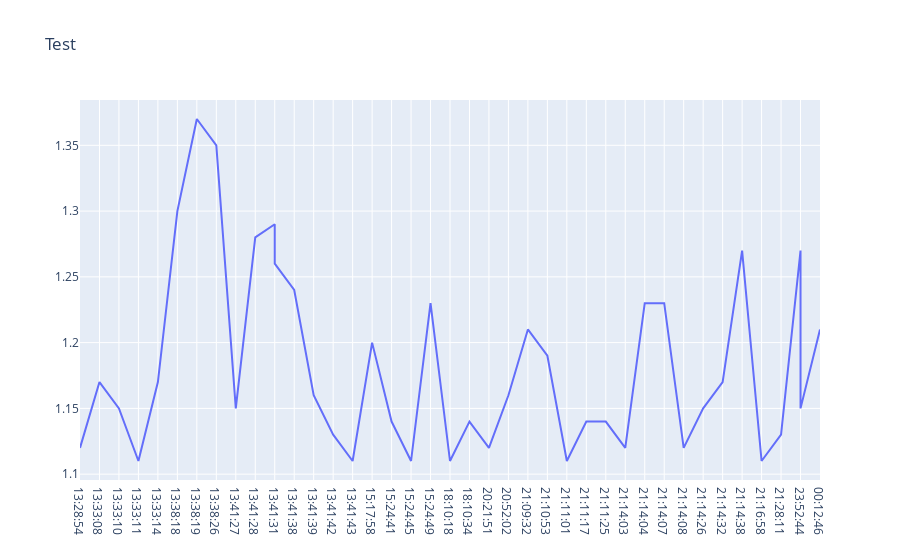

The notebook cell this image was saved under:
### Markdown cell above
### Normal graph on given date

### Code cell
x = pd.DataFrame(days['16-05-2020'])['Time']
y = pd.DataFrame(days['16-05-2020'])['G-Force']

layout = go.Layout(
    title = 'Test'
)

fig = go.Figure(layout=layout)

fig.add_trace(go.Scatter(x=x, y=y, mode='lines', name='G-Force'))

### Figure 1 — Plotly figure (JSON) as saved in the notebook; plotly's stock layout.template omitted (floating-point values rounded to 4 significant figures)
{"data": [{"mode": "lines", "name": "G-Force", "type": "scatter", "x": ["13:28:54", "13:33:08", "13:33:10", "13:33:11", "13:33:14", "13:38:18", "13:38:19", "13:38:26", "13:41:27", "13:41:28", "13:41:31", "13:41:31", "13:41:38", "13:41:39", "13:41:42", "13:41:43", "15:17:58", "15:24:41", "15:24:45", "15:24:49", "18:10:18", "18:10:34", "20:21:51", "20:52:02", "21:09:32", "21:10:53", "21:11:01", "21:11:17", "21:11:25", "21:14:03", "21:14:04", "21:14:07", "21:14:08", "21:14:26", "21:14:32", "21:14:38", "21:16:58", "21:28:11", "23:52:44", "23:52:44", "00:12:46"], "y": [1.12, 1.17, 1.15, 1.11, 1.17, 1.3, 1.37, 1.35, 1.15, 1.28, 1.29, 1.26, 1.24, 1.16, 1.13, 1.11, 1.2, 1.14, 1.11, 1.23, 1.11, 1.14, 1.12, 1.16, 1.21, 1.19, 1.11, 1.14, 1.14, 1.12, 1.23, 1.23, 1.12, 1.15, 1.17, 1.27, 1.11, 1.13, 1.27, 1.15, 1.21]}], "layout": {"title": {"text": "Test"}}}
